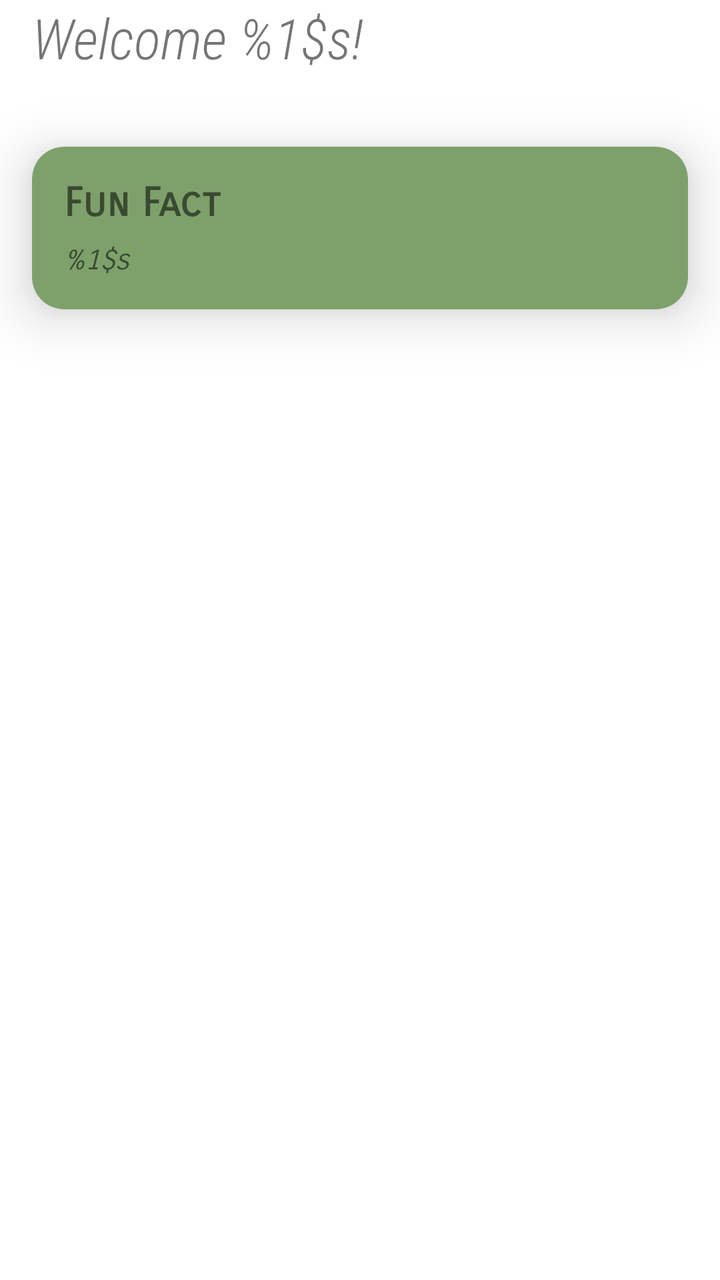
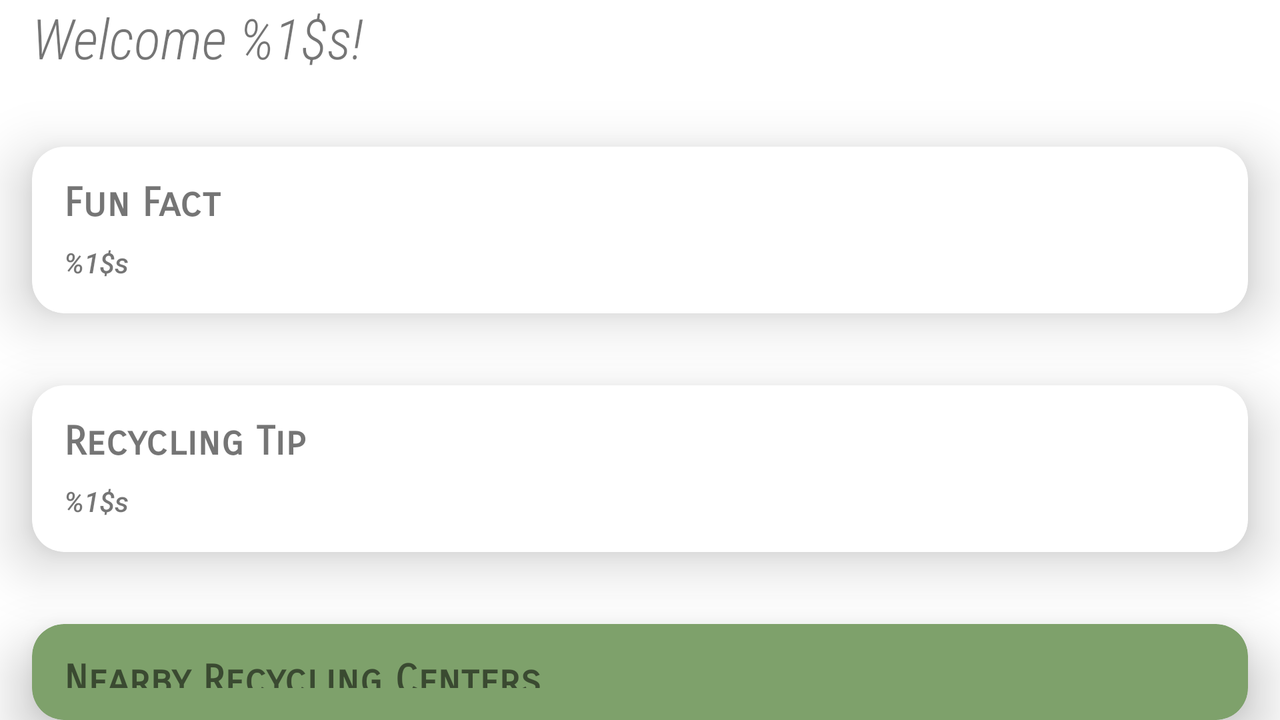

Compare how this app lays out the same screen by default and in its alternative resource folder. The renders come first, then the two layout files and the values they reference.
<!-- AndroidManifest.xml: application theme Theme.Vihang -->
<!-- res/layout/fragment_home.xml -->
<?xml version="1.0" encoding="utf-8"?>
<LinearLayout xmlns:android="http://schemas.android.com/apk/res/android"
    xmlns:app="http://schemas.android.com/apk/res-auto"
    xmlns:tools="http://schemas.android.com/tools"
    android:layout_width="match_parent"
    android:layout_height="match_parent"
    android:orientation="vertical"
    tools:context=".ui.home.HomeFragment">

        <TextView
            android:id="@+id/tv_hometitle"
            android:layout_width="match_parent"
            android:layout_height="wrap_content"
            android:layout_marginHorizontal="16dp"
            android:fontFamily="sans-serif-condensed-light"
            android:text="@string/home_welcome"
            android:textSize="28sp"
            android:textStyle="italic" />

    <androidx.cardview.widget.CardView
        android:layout_width="match_parent"
        android:layout_height="wrap_content"
        android:layout_marginHorizontal="16dp"
        android:layout_marginTop="36dp"
        android:backgroundTint="@color/primary"
        app:cardCornerRadius="16dp"
        app:cardElevation="16dp">

    <LinearLayout
        android:id="@+id/layout_funfact"
        android:layout_width="wrap_content"
        android:layout_height="wrap_content"
        android:layout_margin="16dp"
        android:orientation="vertical">

        <TextView
            android:id="@+id/tv_funfacttitle"
            android:layout_width="wrap_content"
            android:layout_height="wrap_content"
            android:fontFamily="sans-serif-smallcaps"
            android:text="@string/fun_fact"
            android:textSize="20sp"
            android:textStyle="bold" />

        <TextView
            android:id="@+id/tv_funfactcontent"
            android:layout_width="wrap_content"
            android:layout_height="wrap_content"
            android:layout_marginTop="8dp"
            android:fontFamily="sans-serif-smallcaps"
            android:text="@string/fun_fact_body"
            android:textStyle="italic" />
    </LinearLayout>
</androidx.cardview.widget.CardView>

</LinearLayout>
<!-- resources referenced by this layout -->
<resources>
  <color name="primary">#7ea16b</color>
  <string name="fun_fact">Fun Fact</string>
  <string name="fun_fact_body">%1$s</string>
  <string name="home_welcome">Welcome %1$s!</string>
  <style name="Theme.Vihang" parent="Theme.MaterialComponents.DayNight.DarkActionBar">
          
          <item name="colorPrimary">@color/primary</item>
          <item name="colorPrimaryVariant">@color/purple_700</item>
          <item name="colorOnPrimary">@color/white</item>
          
          <item name="colorSecondary">@color/teal_200</item>
          <item name="colorSecondaryVariant">@color/teal_700</item>
          <item name="colorOnSecondary">@color/black</item>
          
          <item name="android:statusBarColor">?attr/colorPrimaryVariant</item>
          
      </style>
  <color name="purple_700">#FF3700B3</color>
  <color name="white">#FFFFFFFF</color>
  <color name="teal_200">#FF03DAC5</color>
  <color name="teal_700">#FF018786</color>
  <color name="black">#FF000000</color>
</resources>
<!-- res/layout-land/fragment_home.xml (the author's variant of the layout above) -->
<!-- drawn on the phone turned sideways -->
<?xml version="1.0" encoding="utf-8"?>
<LinearLayout xmlns:android="http://schemas.android.com/apk/res/android"
    xmlns:app="http://schemas.android.com/apk/res-auto"
    xmlns:tools="http://schemas.android.com/tools"
    android:layout_width="match_parent"
    android:layout_height="match_parent"
    android:orientation="vertical"
    tools:context=".ui.home.HomeFragment">

    <TextView
        android:id="@+id/tv_hometitle"
        android:layout_width="match_parent"
        android:layout_height="wrap_content"
        android:layout_marginHorizontal="16dp"
        android:fontFamily="sans-serif-condensed-light"
        android:text="@string/home_welcome"
        android:textSize="28sp"
        android:textStyle="italic" />

    <androidx.cardview.widget.CardView
        android:id="@+id/card_funfact"
        android:layout_width="match_parent"
        android:layout_height="wrap_content"
        android:layout_marginHorizontal="16dp"
        android:layout_marginTop="36dp"
        app:cardCornerRadius="16dp"
        app:cardElevation="16dp">

        <LinearLayout
            android:layout_width="wrap_content"
            android:layout_height="wrap_content"
            android:layout_margin="16dp"
            android:orientation="vertical">

            <TextView
                android:id="@+id/tv_funfacttitle"
                android:layout_width="wrap_content"
                android:layout_height="wrap_content"
                android:fontFamily="sans-serif-smallcaps"
                android:text="@string/fun_fact"
                android:textSize="20sp"
                android:textStyle="bold" />

            <TextView
                android:id="@+id/tv_funfactcontent"
                android:layout_width="wrap_content"
                android:layout_height="wrap_content"
                android:layout_marginTop="8dp"
                android:fontFamily="sans-serif-medium"
                android:text="@string/fun_fact_body"
                android:textStyle="italic" />
        </LinearLayout>

    </androidx.cardview.widget.CardView>

    <androidx.cardview.widget.CardView
        android:id="@+id/card_dailytips"
        android:layout_width="match_parent"
        android:layout_height="wrap_content"
        android:layout_marginHorizontal="16dp"
        android:layout_marginTop="36dp"
        app:cardCornerRadius="16dp"
        app:cardElevation="16dp">

        <LinearLayout
            android:layout_width="wrap_content"
            android:layout_height="wrap_content"
            android:layout_margin="16dp"
            android:orientation="vertical">

            <TextView
                android:id="@+id/tv_tipstitle"
                android:layout_width="wrap_content"
                android:layout_height="wrap_content"
                android:fontFamily="sans-serif-smallcaps"
                android:text="@string/recycling_tip"
                android:textSize="20sp"
                android:textStyle="bold" />

            <TextView
                android:id="@+id/tv_tipscontent"
                android:layout_width="wrap_content"
                android:layout_height="wrap_content"
                android:fontFamily="sans-serif-medium"
                android:layout_marginTop="8dp"
                android:elevation="4dp"
                android:text="@string/fun_fact_body"
                android:textStyle="italic" />
        </LinearLayout>

    </androidx.cardview.widget.CardView>

    <androidx.cardview.widget.CardView
        android:id="@+id/card_recyclingcenters"
        android:layout_width="match_parent"
        android:layout_height="wrap_content"
        android:layout_marginHorizontal="16dp"
        android:layout_marginTop="36dp"
        android:backgroundTint="@color/primary"
        android:clickable="true"
        app:cardCornerRadius="16dp"
        app:cardElevation="16dp">

        <TextView
            android:id="@+id/tv_recyclingcenterstitle"
            android:layout_width="wrap_content"
            android:layout_height="wrap_content"
            android:layout_margin="16dp"
            android:fontFamily="sans-serif-smallcaps"
            android:text="@string/nearby_recycling_centers"
            android:textSize="20sp"
            android:textStyle="bold" />

        <ImageView
            android:layout_width="wrap_content"
            android:layout_height="wrap_content"
            android:layout_gravity="end|center"
            android:layout_marginEnd="16dp"
            android:src="@drawable/round_keyboard_arrow_right_24" />

    </androidx.cardview.widget.CardView>

</LinearLayout>
<!-- resources referenced by the variant -->
<!-- as the phone turned sideways resolves them -->
<resources>
  <color name="primary">#7ea16b</color>
  <string name="fun_fact">Fun Fact</string>
  <string name="fun_fact_body">%1$s</string>
  <string name="home_welcome">Welcome %1$s!</string>
  <string name="nearby_recycling_centers">Nearby Recycling Centers</string>
  <string name="recycling_tip">Recycling Tip</string>
  <style name="Theme.Vihang" parent="Theme.MaterialComponents.DayNight.DarkActionBar">
          
          <item name="colorPrimary">@color/primary</item>
          <item name="colorPrimaryVariant">@color/purple_700</item>
          <item name="colorOnPrimary">@color/white</item>
          
          <item name="colorSecondary">@color/teal_200</item>
          <item name="colorSecondaryVariant">@color/teal_700</item>
          <item name="colorOnSecondary">@color/black</item>
          
          <item name="android:statusBarColor">?attr/colorPrimaryVariant</item>
          
      </style>
  <color name="purple_700">#FF3700B3</color>
  <color name="white">#FFFFFFFF</color>
  <color name="teal_200">#FF03DAC5</color>
  <color name="teal_700">#FF018786</color>
  <color name="black">#FF000000</color>
</resources>
